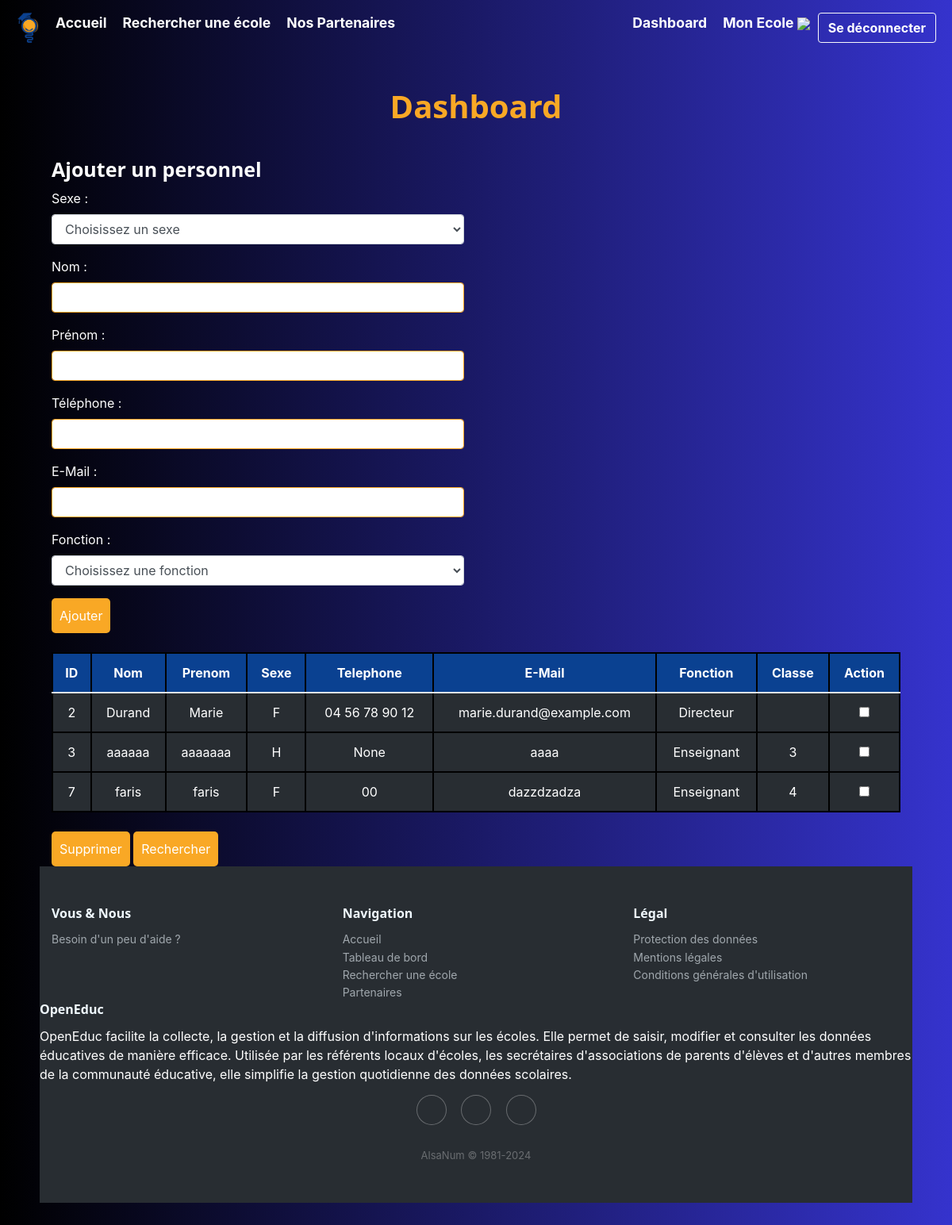
Before: /dashboard/personnel (signed in) with the older database file.
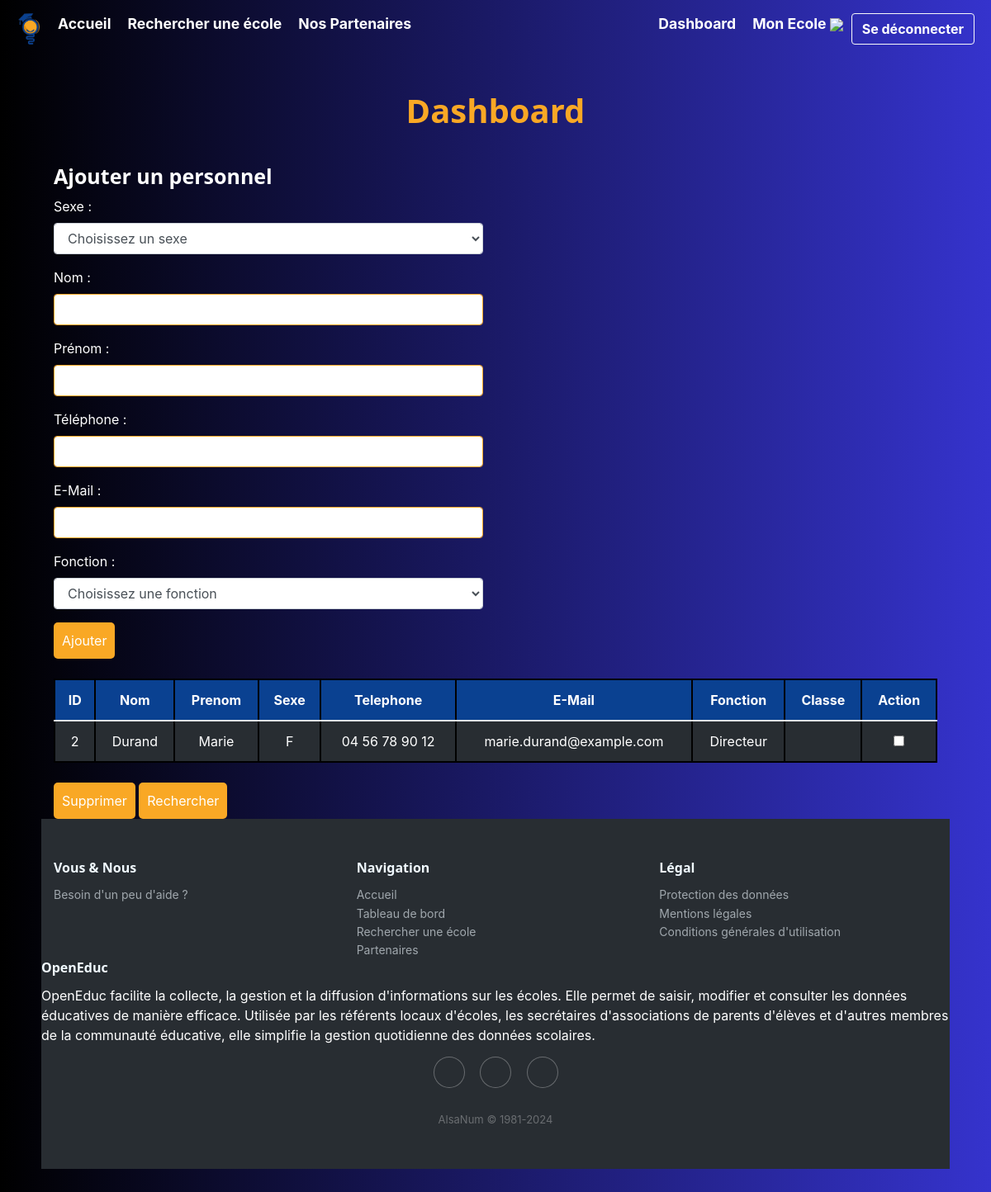
After: the same page with the newer database file.
### tables this page shows
CREATE TABLE Personnel (
idPersonnel INTEGER PRIMARY KEY ,
Nom VARCHAR(50),
Prenom VARCHAR(50),
Sexe TEXT CHECK( Sexe IN ('H','F') ),
Telephone VARCHAR(15),
Email VARCHAR(255),
Fonction TEXT CHECK( Fonction IN ('Directeur','Enseignant','Correspondant Local APEA','Correspondant Local Mairie') ),
idEcole INT, -- Clé étrangère faisant référence à l'école à laquelle le personnel est rattaché
idClasse INT,
FOREIGN KEY (idEcole) REFERENCES Ecole(idEcole),
FOREIGN KEY (idClasse) REFERENCES Classe(idClasse)
);

### main.py (the view)
@app.route("/dashboard/personnel", methods=["POST", "GET"])
def referentPersonnel() :
    username = session.get("username")
    statut = session.get("statut")
    id = session.get("id")
    monEcole = chercher_monEcole(id)
    if request.method == "POST":
        submit_type = request.form.get('submit-type')
        data = request.form
        if submit_type == "Rechercher" :
            idPersonnel = data.get('idPersonnel')
            conn = sqlite3.connect(bdd_name).cursor().execute("""SELECT * FROM Personnel WHERE idPersonnel = ?
                                                              """, (idPersonnel,) )
            Personnel = conn.fetchall()[0]
            print(Personnel)
            print("aaaaaaaaaaaa",Personnel)
            data = request.form
            sexe = Personnel[3]
            nomPersonnel = Personnel[1]
            prenomPersonnel = Personnel[2]
            telephone = Personnel[4]
            email = Personnel[5]
            fonction = Personnel[6]
            print(Personnel)
            conn = sqlite3.connect(bdd_name).cursor().execute("""SELECT cycleScolaire FROM Ecole, Utilisateur WHERE Ecole.idEcole = Utilisateur.idEcole AND idUtilisateur = ?""", (id,))
            cycleScolaire = conn.fetchall()[0][0]
            conn = sqlite3.connect(bdd_name).cursor().execute("""SELECT idPersonnel, Nom, Prenom, Sexe, Telephone, Email, Fonction, idClasse FROM Personnel p JOIN Utilisateur u ON p.idEcole = u.idEcole WHERE p.idEcole = ?""", (monEcole,))
            personnels = conn.fetchall()
            conn.close()
            return render_template("views/dashboard/referentPersonnel.html",
                                   cycleScolaire = cycleScolaire, personnels = personnels, profs = chercher_profs(monEcole),
                                   affichage=True,
                                   idPersonnel=idPersonnel, sexe=sexe, nomPersonnel=nomPersonnel, prenomPersonnel=prenomPersonnel, telephone=telephone, email=email, fonction=fonction
                                   )
        if submit_type == 'Ajouter':
            print("\n\n AJOUT PERSONNEL \n\n")
            sexe = data.get('sexe')
            nomPersonnel = data.get('nomPersonnel')
            prenomPersonnel = data.get('prenomPersonnel')
            telephone = data.get('telephone')
            email = data.get('email')
            fonction = data.get('fonction')
            inserer_personnel(nomPersonnel, prenomPersonnel, sexe, telephone, email, fonction, monEcole)
            return redirect(request.url)
        if submit_type == 'Modifier' :
            print("\n\n MODIFICATION PERSONNEL \n\n")
            idPersonnel = data.get('idPersonnel')
            sexe = data.get('sexe')
            nomPersonnel = data.get('nomPersonnel')
            prenomPersonnel = data.get('prenomPersonnel')
            telephone = data.get('telephone')
            email = data.get('email')
            fonction = data.get('fonction')
            update_personnel(idPersonnel, sexe, nomPersonnel, prenomPersonnel, telephone, email, fonction)
            return redirect(request.url)
        if submit_type == 'Supprimer':
            print("\n\n SUPPRESSION PERSONNEL \n\n")
            idPersonnel = data.getlist('idPersonnel')
            print("idpersonnel",idPersonnel)
            supprimer_personnel(idPersonnel)
            return redirect(request.url)
    else :
        if username is not None and statut == 0 :
            conn = sqlite3.connect(bdd_name).cursor().execute("""
                                                              SELECT cycleScolaire
                                                              FROM Ecole, Utilisateur
                                                              WHERE Ecole.idEcole = Utilisateur.idEcole
                                                                AND idUtilisateur = ?""", (id,)
                                                            )
            cycleScolaire = conn.fetchall()[0][0]
            conn = sqlite3.connect(bdd_name).cursor().execute("""
                                                    SELECT idPersonnel, Nom, Prenom, Sexe, Telephone, Email, Fonction, idClasse
                                                    FROM Personnel p
                                                    JOIN Utilisateur u ON p.idEcole = u.idEcole
                                                    WHERE p.idEcole = ?""", (monEcole,)
                                                              )
            personnels = conn.fetchall()
            conn.close()
            return render_template("views/dashboard/referentPersonnel.html",
                                   cycleScolaire = cycleScolaire,
                                   personnels = personnels,
                                   profs = chercher_profs(monEcole)
                                   )
        return redirect(url_for('dashboard'))

### templates/views/dashboard/referentPersonnel.html (shortened to what this page needs)
{% extends "base.html" %}
{% block css %}<link rel="stylesheet" href="{{ url_for('static', filename='css/dashboard.css') }}"></link>{% endblock %}
{% block content %}
<h1>Dashboard</h1>
<div class="container">
    <div class="row">
        <div class="col">
            <h3>Ajouter un personnel</h3>
            <form action="{{ url_for('referentPersonnel') }}" method="POST">
                <div class="form-group">
                    <label for="niveau">Sexe :</label>
                    <select class="form-control" name="sexe" id="sexe" required>
                        <option value="" disabled selected aria-required="true">Choisissez un sexe</option>
                    </select>
                </div>
                <div class="form-group">
                    <label for="nomPersonnel">Nom :</label>
                    <input class="form-control" type="text" name="nomPersonnel" id="nomPersonnel" required>
                </div>
                <div class="form-group">
                    <label for="prenomPersonnel">Prénom :</label>
                    <input class="form-control" type="text" name="prenomPersonnel" id="prenomPersonnel" required>
                </div>
                <div class="form-group">
                    <label for="telephone">Téléphone :</label>
                    <input class="form-control" type="text" name="telephone" id="telephone" required>
                </div>
                <div class="form-group">
                    <label for="email">E-Mail :</label>
                    <input class="form-control" type="text" name="email" id="email" required>
                </div>
                <div class="form-group">
                    <label for="fonction">Fonction :</label>
                    <select class="form-control" name="fonction" id="fonction" required>
                        <option value="" disabled selected aria-required="true">Choisissez une fonction</option>
                    </select>
                </div>
                <input type="submit" name="submit-type" value="Ajouter" style="width: max-content;">
            </form>
        </div>
        <div class="col">
    </div>
</div>
<br>
<form action="{{ url_for('referentPersonnel') }}" method="POST">
    <table class="table is-fullwidth">
        <thead>
            <tr>
                <th>ID</th>
                <th>Nom</th>
                <th>Prenom</th>
                <th>Sexe</th>
                <th>Telephone</th>
                <th>E-Mail</th>
                <th>Fonction</th>
                <th>Classe</th>
                <th>Action</th>
            </tr>
        </thead>
        <tbody>
            {% for personnel in personnels %}
                <tr>
                    <td value="personnel[0]">{{ personnel[0] }}</td>
                    <td value="personnel[0]">{{ personnel[1] }}</td>
                    <td value="personnel[0]">{{ personnel[2] }}</td>
                    <td value="personnel[0]">{{ personnel[3] }}</td>
                    <td value="personnel[0]">{{ personnel[4] }}</td>
                    <td value="personnel[0]">{{ personnel[5] }}</td>
                    <td value="personnel[0]">{{ personnel[6] }}</td>
                    <td value="personnel[0]">{{ personnel[7] if personnel[7] }}</td>
                    <td>
                        <input type="checkbox" name="idPersonnel" value="{{ personnel[0] }}" style="width: max-content;">
                    </td>
                </tr>
            {% endfor %}
        </tbody>
    </table>
    <br>
    <input type="submit" name="submit-type" value="Supprimer" style="width: max-content;">
    <input type="submit" name="submit-type" value="Rechercher" style="width: max-content;">
</form>
{% endblock %}

### templates/base.html (shortened to what this page needs)
<!DOCTYPE html>
<html lang="fr">
<head>
    <link rel="stylesheet" href="https://cdnjs.cloudflare.com/ajax/libs/ionicons/2.0.1/css/ionicons.min.css">
    <link rel="stylesheet" href="https://cdnjs.cloudflare.com/ajax/libs/twitter-bootstrap/4.1.3/css/bootstrap.min.css">
    <link rel="stylesheet" href="{{ url_for('static', filename='css/style.css') }}">
    {% block css %}{% endblock %}
</head>
<body>
    <nav id="navbar">
        <img src="{{ url_for('static', filename='img/logo.png') }}" alt="logo" width="50">
        <ul id="navbar-items">
            <li class="navbar-item">
                <a href="{{ url_for('index') }}">Accueil</a>
            </li>
            <li class="navbar-item">
                <a href="{{ url_for('recherche') }}">Rechercher une école</a>
            </li>
            <li class="navbar-item">
                <a href="{{ url_for('partenaires') }}">Nos Partenaires</a>
            </li>
            <li class="navbar-item login-logout">
                <div class="dropdown">
                    {% if session['username'] %}
                    <a href="{{ url_for('dashboard') }}" style="padding: 0 10px">
                        Dashboard
                    </a>
                    {% endif %}
                </div>
                {% if session['statut'] == 1 %}
                <div class="dropdown">
                    <a style="padding: 0 10px;">
                        Gestion Ecoles
                        <img style="width: 20px;" src="https://www.nzrugby-connect.com/wp-content/uploads/2019/03/fleche-blanche-bas.png">
                    </a>
                    <div class="dropdown-content">
                        <a href="{{ url_for('dashboardAdminSearchEcole') }}">Rechercher</a>
                        <a href="{{ url_for('dashboardAdminAddEcole') }}"   >Créer</a>
                        <a href="{{ url_for('dashboardAdminDeleteEcole') }}">Supprimer</a>
                        <a href="{{ url_for('dashboardAdminEditEcole') }}"  >Modifier</a>
                    </div>
                </div>
                <div class="dropdown">
                    <a style="padding: 0 10px;">
                        Gestion Référents
                        <img style="width: 20px;" src="https://www.nzrugby-connect.com/wp-content/uploads/2019/03/fleche-blanche-bas.png">
                    </a>
                    <div class="dropdown-content">
                        <a href="{{ url_for('dashboardAdminSearchRef') }}">Rechercher</a>
                        <a href="{{ url_for('dashboardAdminAddRef') }}"   >Créer</a>
                        <a href="{{ url_for('dashboardAdminDeleteRef') }}">Supprimer</a>
                        <a href="{{ url_for('dashboardAdminEditRef') }}"  >Modifier</a>
                    </div>
                </div>
                {% elif session['statut'] == 0 %}
                <div class="dropdown">
                    <a style="padding: 0 10px;">
                        Mon Ecole
                        <img style="width: 20px;" src="https://www.nzrugby-connect.com/wp-content/uploads/2019/03/fleche-blanche-bas.png">
                    </a>
                </div>
                {% endif %}
                {% if session['username'] %}
                <a href="{{ url_for('logout') }}" class="btn btn-outline-light" id="logout">Se déconnecter</a>
                {% else %}
                <a href="{{ url_for('login') }}" class="btn btn-outline-light" id="login">Se connecter</a>
                {% endif %}
            </li>
        </ul>
    </nav>
    <div id="container">
        {% block content %}{% endblock %}
    </div>
    <div class="footer-dark">
        <footer>
            <div class="container">
                <div class="row">
                    <div class="col-sm-6 col-md-4 item">
                        <h3>Vous & Nous</h3>
                        <ul>
                            <li><a href="https://nidal-e5.gitbook.io/openeduc" target="_blank">Besoin d'un peu d'aide ?</a></li>
                        </ul>
                    </div>
                    <div class="col-sm-6 col-md-4 item">
                            <h3>Navigation</h3>
                        <ul>
                            <li><a href="{{ url_for('index') }}">Accueil</a></li>
                            <li><a href="{{ url_for('dashboard') }}">Tableau de bord</a></li>
                            <li><a href="{{ url_for('recherche') }}">Rechercher une école</a></li>
                            <li><a href="{{ url_for('partenaires') }}">Partenaires</a></li>
                        </ul>
                    </div>
                    <div class="col-sm-6 col-md-4 item">
                        <h3>Légal</h3>
                        <ul>
                            <li><a href="{{ url_for('protectionDesDonnees') }}">Protection des données</a></li>
                            <li><a href="{{ url_for('mentionsLegales') }}">Mentions légales</a></li>
                            <li><a href="{{ url_for('cgu') }}">Conditions générales d'utilisation</a></li>
                        </ul>
                    </div>
                    <div class="col-6d-6 item te4t">
                        <h3>OpenEduc</h3>
                        <p>
                            OpenEduc facilite la collecte, la gestion et la diffusion d'informations sur les écoles. Elle permet de saisir, modifier et consulter les données éducatives de manière efficace. Utilisée par les référents locaux d'écoles, les secrétaires d'associations de parents d'élèves et d'autres membres de la communauté éducative, elle simplifie la gestion quotidienne des données scolaires.
                        </p>
                    </div>
                    <div class="col item social">
                        <a href="#"></a>
                        <a href="#"></a>
                        <a href="#"></a>
                    </div>
                </div>
                <p class="copyright">AlsaNum © 1981-2024</p>
            </div>
        </footer>
    </div>
</body>
</html>

Changed rows visible on the page:
removed Personnel: idPersonnel "3", Nom "aaaaaa", Prenom "aaaaaaa", Sexe "H", personnel "None", Email "aaaa", Fonction "Enseignant", idClasse "3"
removed Personnel: idPersonnel "7", Nom "faris", Prenom "faris", Sexe "F", Telephone "00", Email "dazzdzadza", Fonction "Enseignant", idClasse "4"
